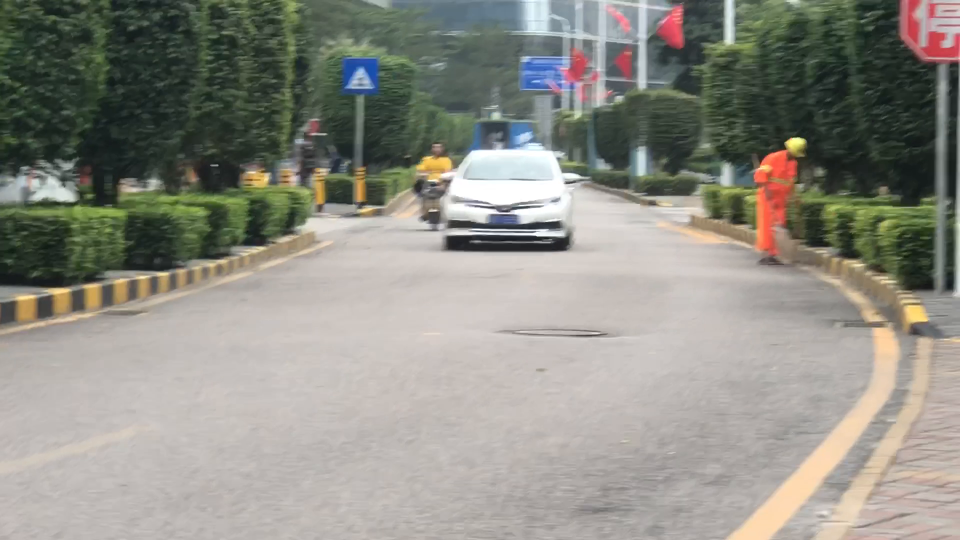
#> input picture frame 3 of CS329 Machine Learning (H)/Lab/Week 12/road_video.MOV, 1920 x 1080 px, given in place of video_material.mp4, which was not available (shown at 1/2 size)
$ python preprocess_video.py
#> lines starting #> are read from the running program, lines starting #| are printed output that depends on the picture; pictures that were not available may be replaced by others from this repository, and a replacement may not be noted
import cv2
import numpy as np
import os

# 视频文件的路径
video_path = r"C:\Users\Cyphe\Documents\SUSTech Assignment\Term 5\Embedded System\Assignment\Assignment 3\video_material.mp4"
# 输出帧的存储目录
output_dir = r"C:\Users\Cyphe\Documents\SUSTech Assignment\Term 5\Embedded System\Assignment\Assignment 3\Video Frames"

# 创建输出目录
os.makedirs(output_dir, exist_ok=True)

# 创建视频读取对象
cap = cv2.VideoCapture(video_path)

# 检查视频是否成功打开
if not cap.isOpened():
    print("Error: Could not open video.")
    exit()

# 读取视频帧
frame_count = 0
while True:
    ret, frame = cap.read()
#> frame is the input picture: shape (1080, 1920, 3); mean B, G, R 132.3, 141.2, 142
    if not ret:
        break

    # 转换为RGB颜色空间
    frame_rgb = cv2.cvtColor(frame, cv2.COLOR_BGR2RGB)

    # 缩放图片到45x60
    resized_frame = cv2.resize(frame_rgb, (60, 45), interpolation=cv2.INTER_AREA)
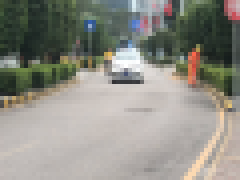
#> resized_frame: shape (45, 60, 3) (shown 4 times larger); mean R, G, B 142, 141.2, 132.3

    # 获取图像的尺寸
    height, width = resized_frame.shape[:2]
#> height = 45; width = 60

    # 创建一个空的数组来存储16位的像素值
    frame_16bit = np.zeros((height, width), dtype=np.uint16)

    # 将RGB图像转换为16位真色彩（RGB565格式）
    for y in range(height):
        for x in range(width):
            r = np.uint16((resized_frame[y, x, 0] >> 3)) << 11  # 红色5位
            g = np.uint16((resized_frame[y, x, 1] >> 2)) << 5   # 绿色6位
            b = (resized_frame[y, x, 2] >> 3) & 0x1F            # 蓝色5位
            frame_16bit[y, x] = r | g | b
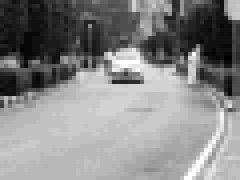
#> frame_16bit: shape (45, 60) uint16 (shown 4 times larger); min 4323, max 65535, mean 36591.8; drawn with min black and max white

    # 保存预处理后的帧为NumPy数组
    output_path = os.path.join(output_dir, f"frame_{frame_count:04d}.npy")
    np.save(output_path, frame_16bit)

    frame_count += 1

# 释放视频读取对象
cap.release()
print(f"Frames saved to {output_dir}. Total frames: {frame_count}")

$ run again, starting later in the video
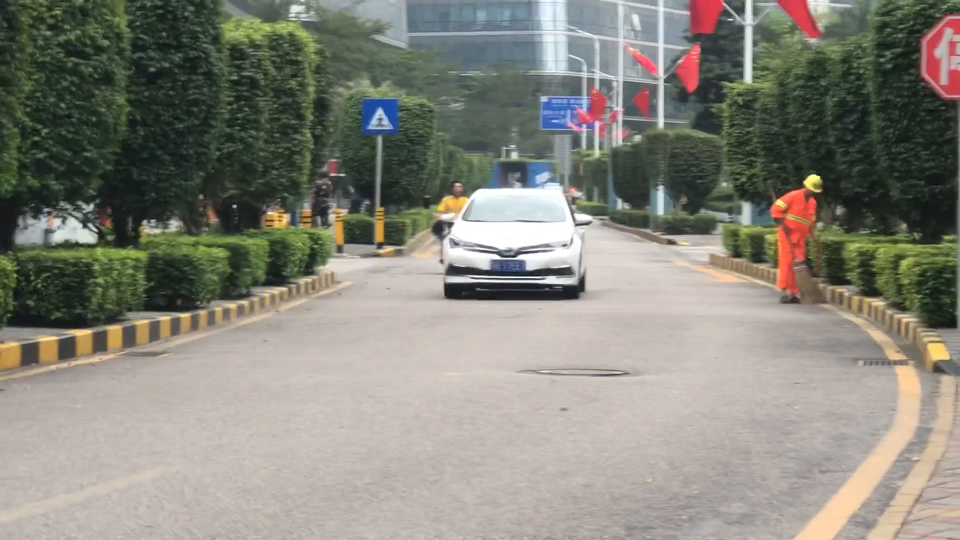
#> input picture frame 15 of CS329 Machine Learning (H)/Lab/Week 12/road_video.MOV, 1920 x 1080 px, given in place of video_material.mp4, which was not available (shown at 1/2 size)
#> frame is the input picture: shape (1080, 1920, 3); mean B, G, R 123.3, 133.1, 134.6
#> `resized_frame = cv2.resize(frame_rgb, (60, 45), interpolation=cv2.INTE..`:
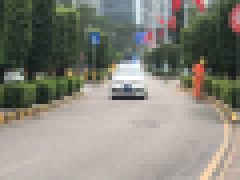
#> resized_frame: shape (45, 60, 3) (shown 4 times larger); mean R, G, B 134.6, 133.1, 123.3
#> after the loop `for y in range(height):`:
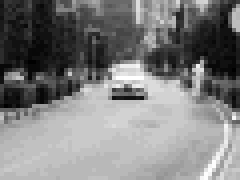
#> frame_16bit: shape (45, 60) uint16 (shown 4 times larger); min 4291, max 65535, mean 34642.5; drawn with min black and max white

$ run again, starting later in the video
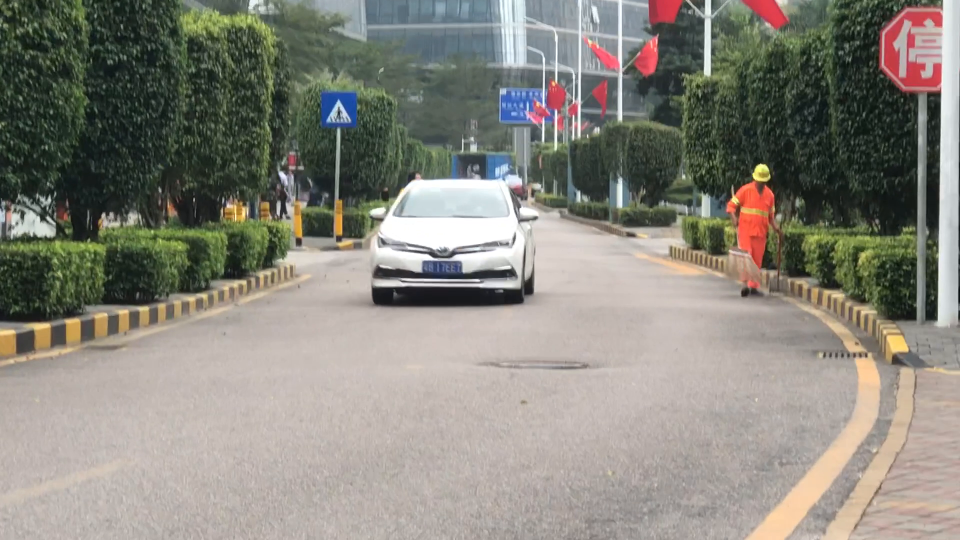
#> input picture frame 28 of CS329 Machine Learning (H)/Lab/Week 12/road_video.MOV, 1920 x 1080 px, given in place of video_material.mp4, which was not available (shown at 1/2 size)
#> frame is the input picture: shape (1080, 1920, 3); mean B, G, R 124.4, 133.7, 136.2
#> `resized_frame = cv2.resize(frame_rgb, (60, 45), interpolation=cv2.INTE..`:
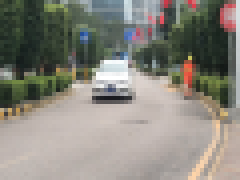
#> resized_frame: shape (45, 60, 3) (shown 4 times larger); mean R, G, B 136.2, 133.7, 124.4
#> after the loop `for y in range(height):`:
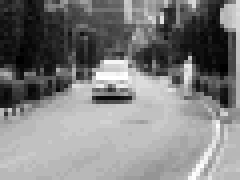
#> frame_16bit: shape (45, 60) uint16 (shown 4 times larger); min 4290, max 65535, mean 35044.3; drawn with min black and max white
